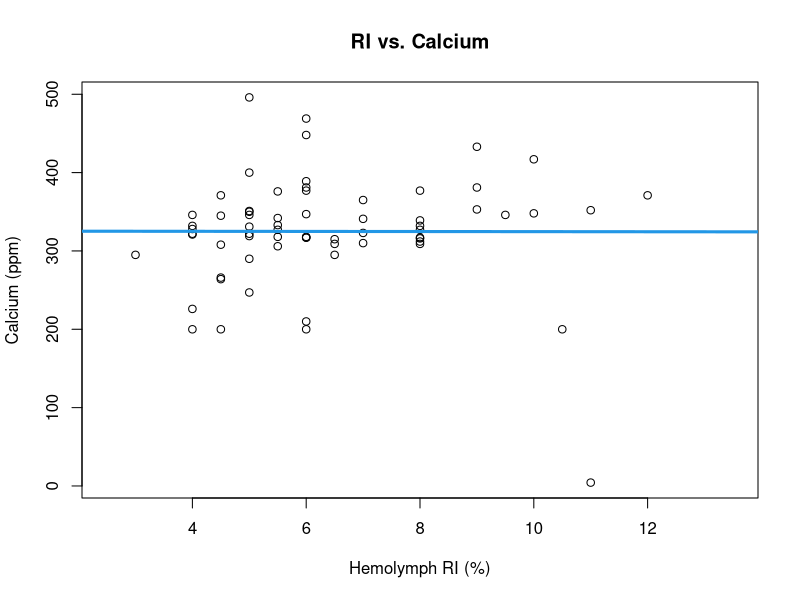
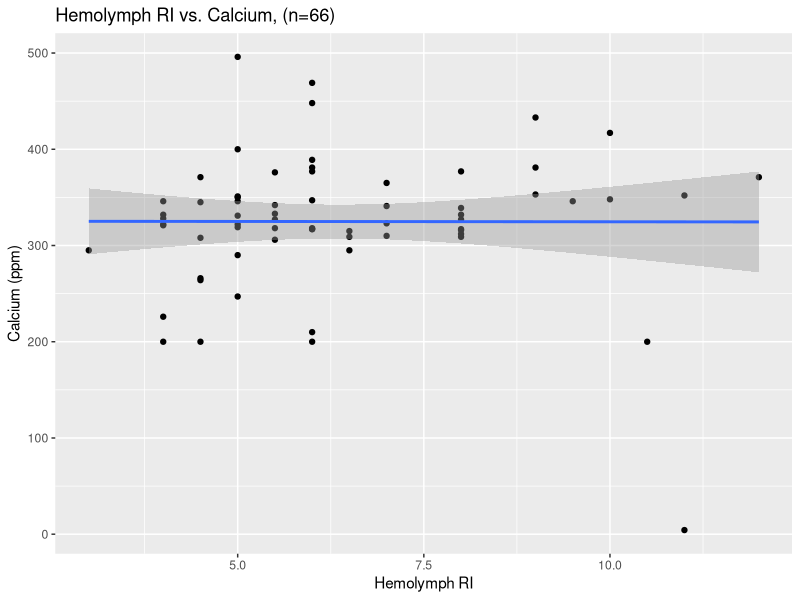
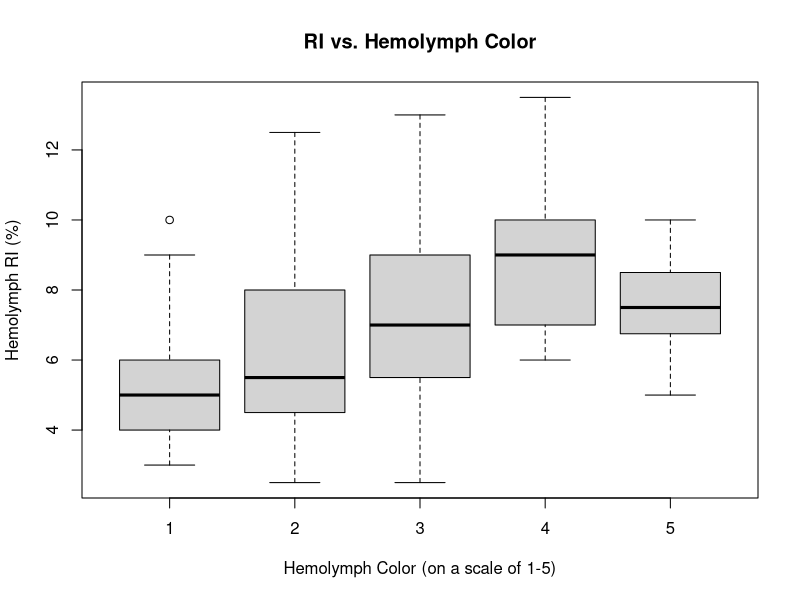
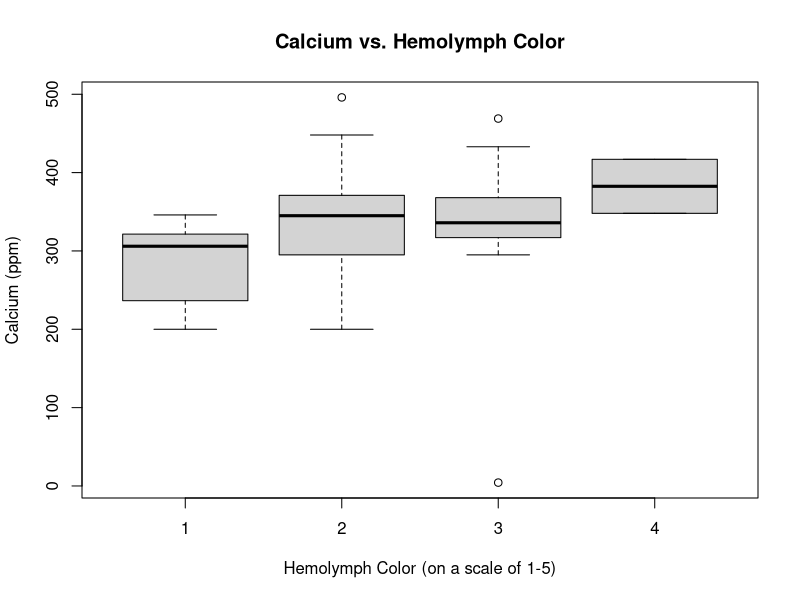

Generate these figures, in order, with R:
## ---- chunk 1

# read in relevant documents for this data
gc_dat <- read.csv("../data/prelim_gc_data.csv")

# libraries for data visualization
library(ggplot2)
library(dplyr)
library(gridExtra)
library(scatterplot3d)
library(MASS)
## ---- chunk 2

plot(Ca ~ RI, data = gc_dat, 
      main = "RI vs. Calcium",
      xlab = "Hemolymph RI (%)",
      ylab = "Calcium (ppm)")
abline(lm (Ca ~ RI, data = gc_dat), col = 4, lwd = 3)

# correlation plot to look at RI vs. Calcium
# doesn't appear to be a trend

## ---- chunk 3

gc_dat %>% 
        # pipes molt data into ggplot
  ggplot(aes(x = RI, y = Ca)) + 
        # populates plot with hemo ri and ca info
    geom_point() + geom_smooth(method=lm) + 
        # specifies type of plot -- linear model with 95 percent confidence
        xlab("Hemolymph RI") + 
        ylab ("Calcium (ppm)") +
        ggtitle("Hemolymph RI vs. Calcium, (n=66)") +
        # renames x and y labels and title
      xlim(3, 12)

## ---- chunk 4

ca_ri_mod <- lm(Ca ~ RI, data = gc_dat)
nobs(ca_ri_mod) # tells that there are 66 observations used in this model
summary(ca_ri_mod)
anova(ca_ri_mod)
car::Anova(ca_ri_mod, type = 3)

## ---- chunk 5

boxplot( RI ~ Color, data = gc_dat, 
      main = "RI vs. Hemolymph Color",
      xlab = "Hemolymph Color (on a scale of 1-5)",
      ylab = "Hemolymph RI (%)" )

# box plot comparing average RIs for different colored hemolymph
# appears that there are some differences between hemo RI 
# if you want to make graph fancy: make different colors correspond 
# to colors of hemolymph harvested
## ---- chunk 6

boxplot( Ca ~ Color, data = gc_dat, 
      main = "Calcium vs. Hemolymph Color",
      xlab = "Hemolymph Color (on a scale of 1-5)",
      ylab = "Calcium (ppm)" )

# appears that calcium increases as hemolymph color darkens
## ---- chunk 7

ri_col_mod = lm(Color ~ RI + Ca + RI:Ca,
              data = gc_dat)

summary(ri_col_mod)
anova(ri_col_mod)
car::Anova(ri_col_mod, type = 3)

# interaction model to assess whether or not hemolymph color is altered by
# the interaction between RI and Ca
